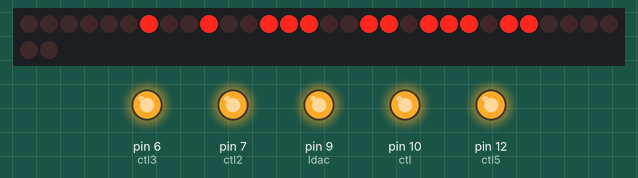
Simulated run of this sketch. Board: Arduino Uno, built with avr-gcc and run on an emulated ATmega328P. Parts: 32 shift-register outputs drawn as a row of LEDs (first output left, lit = HIGH), output pins drawn as LEDs (lit = HIGH). Wiring (inferred from the names in the program): 4 × shift register (74HC595): data pin 5; shift clock pin 4; latch pin 11; MR pin 8. Wiring (inferred from the signals the program sends): row of LEDs: on Q0, Q1, Q2, Q3, Q4, Q5, Q6, Q7, Q8, Q9, Q10, Q11, Q12, Q13, Q14, Q15, Q16, Q17, Q18, Q19, Q20, Q21, Q22, Q23, Q24, Q25, Q26, Q27, Q28, Q29, Q30, Q31. Pins used as bus, display or sensor lines are not drawn; what the sketch prints to the serial monitor is not drawn.

Above: at 3.2 s.
Timing chart, 0 to 4.7 s (numbered marks = the images above):
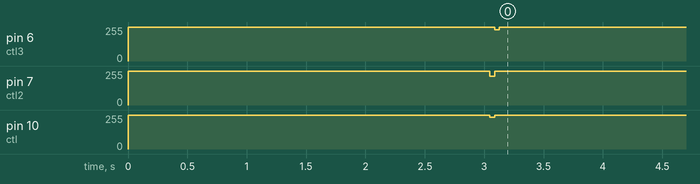

Measured:
- by itself, pin 6 (ctl3): 255/255 → 235/255 at 3.1 s, → 255/255 0.04 s later

The sketch:

_18_element_cube_test.ino
```cpp
/*
_18_element_cube_test.ino is the code that runs on the arduino when you run an experiment.
It is set up to work for 18 elements. This needs the calibration information as well as the desired
phases and amplitude weights in order to set the vector modulators correctly.
*/

#include <math.h>

// if beamsteer = true --> use the x, y, and z positions to calculate the phases; otherwise, use the manual phases
// A blean holds one of two values, true or false. (Each boolean variable occupies one byte of memory) ex. boolean running = false;
bool beamsteer = false;

// if uniform gain = true --> set all gain equal to 1; otherwise as the gain[] values
bool uniform_gain = false;

// Double precision floating point number. On the Uno and other ATMEGA based boards, this occupies 4 bytes
double Phi0 = 0;

double Theta0 = 90;

double uniGain = 1.0;

const int numElements = 16;

const double pi = 3.14159265;

double Phi0r = Phi0*(pi/180);

double Theta0r = Theta0*(pi/180);

// the pin that the LED is attached to
const int ledPin = 13;

// a variable to read incoming serial data into
int incomingByte;

const int _sck = 4;

const int _sdi = 5;

// board layer 1 activate, each other layer must have a jumper from the pin to pin 10 to create multi layered board
const int ctl = 10;

const int ldac = 9;

const int clearpin = 8;

// board layer 5 activate
const int ctl5 = 12;

// board layer 4 activate
const int ctl4 = 11;

// board layer 2 activate
const int ctl2 = 7;

// board layer 3 activate
const int ctl3 = 6;

// I voltage calibration factor, multiply this factor can make DAQ more precise
const double IVscale[] = {13140.0, 13085.0, 13095.0, 13122.0, 13140.0, 13155.0,
                          13155.0, 13095.0, 13125.0, 13060.0, 13060.0, 13095.0,
                          13080.0, 13095.0, 13115.0, 13065.0, 13115.0, 13060.0};

// Q voltage calibration factor
const double QVscale[] = {13110.0, 13105.0, 13110.0, 13120.0, 13140.0, 13170.0,
                          13135.0, 13140.0, 13120.0, 13100.0, 13080.0, 13115.0,
                          13065.0, 13150.0, 13100.0, 13120.0, 13110.0, 13035.0};

double testVi[] = {0.5, 0.6, 0.7, 0.8, 0.9, 1.0, 1.1, 1.2, 1.3,
                   1.4, 1.5, 1.6, 1.7, 1.8, 1.9, 2.0, 2.1, 2.2};

double testVq[] = {0.55, 0.65, 0.75, 0.85, 0.95, 1.05, 1.15, 1.25, 1.35,
                   1.45, 1.55, 1.65, 1.75, 1.85, 1.95, 2.05, 2.15, 2.25};

// manually set up the gain, range 0 to 1, 0.707 = half power
double gain[] = {
1,  // element 1
1,  // element 2
1,  // element 3
1,  // element 4
1,  // element 5
1,  // element 6
1,  // element 7
1,  // element 8
1,  // element 9
1,  // element 10
1,  // element 11
1,  // element 12
1,  // element 13
1,  // element 14
1,  // element 15
1,  // element 16
};

// if beamsteer = false, then use the manually type in phases
double phase[] = {
318.24-5.346, //1
146.88+1.579, //2
19.44-94.0062, //3
90.72-88.3599, //4
61.92-96.056, //5
343.44-6.1101, //6
162.72+7.8165, //7
25.92+1.949, //8
199.44-86.1602, //9
300.24+6.9431, //10
187.2-85.2954, //11
182.16-1.748, //12
352.8-98.1325, //13
112.32-87.9425, //14
92.16-95.2064, //15
346.32+5.5433, //16
};


// VNA calibration with both DC block connectors
// VCC @ 8.05 V, GND @ DAQ
// It's the data @ 2.4GHz

// element                             1             2              3               4              5              6             7              8              9             10               11             12             13             14          15             16
double Vmi[] =             {         1.46,         1.46,          1.45,           1.47,          1.45,          1.45,         1.46,          1.48,          1.47,          1.46,            1.49,          1.47,          1.47,          1.45,       1.46,          1.47};
double Vmq[] =             {         1.45,         1.46,          1.46,           1.45,          1.46,          1.46,         1.46,          1.46,          1.47,          1.46,            1.47,          1.46,          1.46,          1.47,       1.45,          1.46};
double Vr[] =              {         1.90,         1.92,          1.90,           1.90,          1.90,          1.90,         1.92,          1.92,          1.94,          1.92,            1.94,          1.92,          1.92,          1.90,       1.90,          1.92};
double Gnull_dB[] =        {      -55.480,      -54.343,       -56.976,        -52.850,       -54.699,       -56.011,      -57.106,       -49.735,       -56.154,       -55.487,         -61.361,       -55.503,       -61.215,       -52.553,    -56.349,       -53.912};
double Gmax[] =            {        0.540,        0.565,         0.541,          0.559,         0.561,         0.546,        0.535,         0.541,         0.572,         0.560,           0.525,         0.537,         0.526,         0.558,      0.563,         0.578};
double phase_offset[] =    {   -26.833+75, -32.129+91.4,   -3.042+45.2,     -11.034+29,  -26.790+89.8,   -33.289+90.4,  4.723+28.5,  -28.639+76.8,   -2.823+27.8,     -0.759+46.6,  -27.994+72.9,   -6.070+43.2,  -28.369+75.8,   -0.453+43.3,  -24.228+75,     5.186+26};


double xcoords[] = {0.0, 0.0, 0.0, 0.0, 0.0, 0.0, 0.0, 0.0, 0.0, 0.0, 0.0, 0.0, 0.0, 0.0, 0.0, 0.0, 0.0, 0.0};

double ycoords[] = {0.0, 0.0, 0.0, 0.0, 0.0, 0.0, 0.0, 0.0, 0.0, 0.0, 0.0, 0.0, 0.0, 0.0, 0.0, 0.0, 0.0, 0.0};

double zcoords[] = {0.0, 0.0, 0.0, 0.0, 0.0, 0.0, 0.0, 0.0, 0.0, 0.0, 0.0, 0.0, 0.0, 0.0, 0.0, 0.0, 0.0, 0.0};


void setup() {
   // initialize serial communication:
   Serial.begin(115200);

   pinMode(ctl, OUTPUT);

   pinMode(_sck, OUTPUT);

   pinMode(_sdi, OUTPUT);

   pinMode(ldac,OUTPUT);

   pinMode(clearpin, OUTPUT);

   pinMode(ctl2, OUTPUT);

   pinMode(ctl3, OUTPUT);

   pinMode(ctl4, OUTPUT);

   pinMode(ctl5, OUTPUT);

   digitalWrite(clearpin, HIGH);

   digitalWrite(ctl,HIGH);

   digitalWrite(ctl2,HIGH);

   digitalWrite(ctl3, HIGH);

   digitalWrite(ctl4, HIGH);

   digitalWrite(ctl5, HIGH);

   digitalWrite(_sck,HIGH);

   digitalWrite(ldac,HIGH);

   delay(3000);


   // if you calculate the phases by other program, you can skip this part
   if(beamsteer == true){
      double max_phase = phase[0];
      for(int i = 0; i < numElements; i++){
         phase[i] = 360*(xcoords[i]*cos(Phi0r)*sin(Theta0r) + ycoords[i]*sin(Theta0r)*sin(Phi0r) + zcoords[i]*cos(Theta0r));
         if(phase[i] > max_phase){
            max_phase = phase[i];
         }
      }
      for(int i = 0; i < numElements; i++){
         phase[i] = fmod(max_phase - phase[i],360);
         Serial.print(i+1);Serial.print('\t');Serial.println(phase[i],4);
      }
   }


   if(uniform_gain == true){
      for(int i = 0; i < numElements; i++){
         gain[i] = uniGain;
      }
   }


   // The loss at the null point (I = Vmi, Q = Vmq) corresponds to Gnull = Gmin
   double Gnull[numElements];

   for(int i = 0; i<numElements; i++){
      Gnull[i] = pow(10,Gnull_dB[i]/20);
   }

   normalizeGain();

   for(int i=0; i<numElements; i++){
      int volt = getvoltage(i);
   }
}


void loop(){

}


void writeLayer(int layer,int high, int low){
   digitalWrite(layer,LOW);
   shiftOut(_sdi, _sck, MSBFIRST, (high>>8));
   shiftOut(_sdi, _sck, MSBFIRST, high);
   shiftOut(_sdi, _sck, MSBFIRST, (low>>8));
   shiftOut(_sdi, _sck, MSBFIRST, low);
   digitalWrite(layer,HIGH);
   digitalWrite(ldac,LOW);
   digitalWrite(ldac,HIGH);
}


int getvoltage(int i){

  double corrected_phase = fmod((phase[i] - phase_offset[i]+360),360)-180;

  Serial.println(i+1);
  Serial.print("Mag: ");Serial.print(gain[i],5);
  Serial.print("\tPhase: ");Serial.println(phase[i]);

  if(corrected_phase == 90 || corrected_phase == -90){
   corrected_phase -= 0.001;
  }

  double a = tan(corrected_phase*pi/180);

  double Iset = (gain[i]*Vr[i]/(2*Gmax[i]*sqrt(pow(a,2)+1)))+Vmi[i];

  double Qset = (gain[i]*Vr[i]*a/(2*Gmax[i]*sqrt(pow(a,2)+1)))+Vmq[i];

  if(corrected_phase > 90.0 || corrected_phase < -90){
    Iset = -Iset + 2*Vmi[i];
    Qset = -Qset + 2*Vmq[i];
  }

  Serial.print("\tIset= ");Serial.print(Iset,3);Serial.print("\tQset= ");Serial.println(Qset,3);

unsigned int Ihighword = 0;
unsigned int Ilowword = 0;
unsigned int Iconverted = 0;

unsigned int Qhighword = 0;
unsigned int Qlowword = 0;
unsigned int Qconverted = 0;

/************************************
 MANUAL VOLTAGE OVERRIDE:
 ************************************/
 //Iset = testVi[i];
 //Qset = testVq[i];

 // temp /= 2.5; //gain associated on board
 // temp /= 0.001; //how many millivolts
 // temp /= 4980.0; //supply voltage
 // temp *= intMax;  //normailze to 16 bit i.e. 65535

 double Iscaled =  Iset*IVscale[i];//5375.0; // DAC Word / Voltage (LSB/volt) from Nick
 Iconverted = (int) Iscaled;
 Ihighword = Iconverted >> 12; //the command bytes require that the LSB of the highword have value
 Ilowword = Iconverted << 4; //rest of value to be written to register...

 double Qscaled =  Qset*QVscale[i];//5375.0; // DAC Word / Voltage (LSB/volt) from Nick
 Qconverted = (int) Qscaled;
 Qhighword = Qconverted >> 12; //the command bytes require that the LSB of the highword have value
 Qlowword = Qconverted << 4; //rest of value to be written to register...

 int antennaNum = i;

 if( (0 <= antennaNum) && (antennaNum <= 3)){
   Ihighword += 0x0300 + (2*antennaNum)*16;
   Qhighword += 0x0300 + (2*antennaNum+1)*16;
   Serial.println("C1");
   writeLayer(ctl,Ihighword,Ilowword);
   writeLayer(ctl,Qhighword,Qlowword);
 }else if( (4 <= antennaNum) && (antennaNum <= 7)){
   antennaNum -= 4;
   Ihighword += 0x0300 + (2*antennaNum)*16;
   Qhighword += 0x0300 + (2*antennaNum+1)*16;
   Serial.println("C2");
   writeLayer(ctl2,Ihighword,Ilowword);
   writeLayer(ctl2,Qhighword,Qlowword);
 }else if( (8 <= antennaNum) && (antennaNum <= 11)){
   antennaNum -= 8;
   Ihighword += 0x0300 + (2*antennaNum)*16;
   Qhighword += 0x0300 + (2*antennaNum+1)*16;
   Serial.println("C3");
   writeLayer(ctl3,Ihighword,Ilowword);
   writeLayer(ctl3,Qhighword,Qlowword);
 }else if( (12 <= antennaNum) && (antennaNum <= 15)){
   antennaNum -= 12;
   Ihighword += 0x0300 + (2*antennaNum)*16;
   Qhighword += 0x0300 + (2*antennaNum+1)*16;
   Serial.println("C4");
   writeLayer(ctl4,Ihighword,Ilowword);
   writeLayer(ctl4,Qhighword,Qlowword);
 }else if( (16 <= antennaNum) && (antennaNum <= 17)){
   antennaNum -= 16;
   Ihighword += 0x0300 + (4*antennaNum+1)*16;
   Qhighword += 0x0300 + (4*antennaNum+3)*16;
   Serial.println("C5");
   writeLayer(ctl5,Ihighword,Ilowword);
   writeLayer(ctl5,Qhighword,Qlowword);
 }
 Serial.print(Iset);Serial.print("\t");Serial.print(Ihighword,HEX);Serial.print("\t");Serial.println(Ilowword,HEX);
 return (int) Iset;

}

double minArray(double array[]){
  double minimum = array[0];

  for(int i=0;i<numElements;i++){
   if(array[i] < minimum){
     minimum = array[i];
   }
  }
  return(minimum);
}

double maxArray(double array[]){
  double maximum = array[0];

  for(int i=0;i<numElements;i++){
   if(array[i] > maximum){
     maximum = array[i];
   }
  }
  return(maximum);
}

void normalizeGain(){
  double scale = minArray(Gmax);

  for(int i=0;i<numElements;i++){
    gain[i] = gain[i]*scale;
    //Serial.println(gain[i], 5);
  }
}
```
